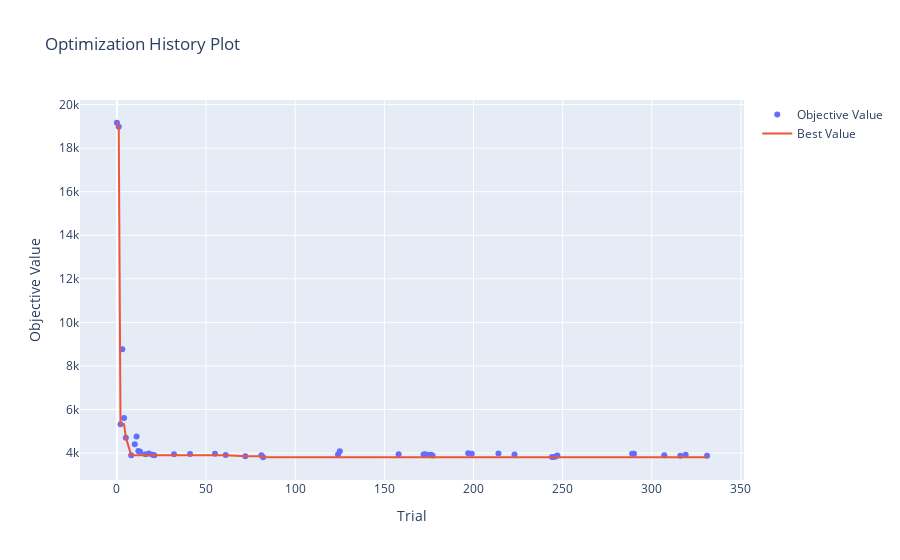

Write notebook code for a chart like this one.
### Code cell
# 学習曲線の描画
vis.plot_optimization_history(study)
